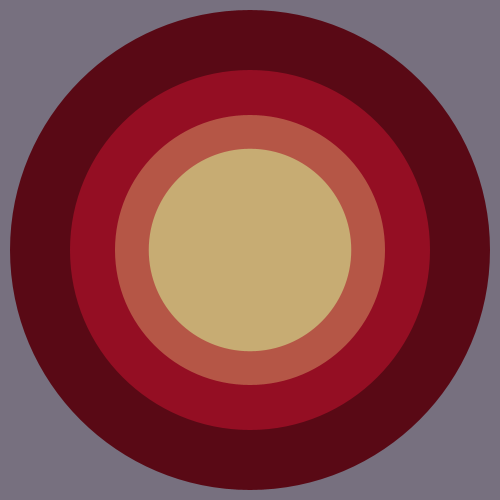
Frame 1 (no input)
Frame 60 (the mouse pressed at the canvas centre just before this capture): identical to frame 1, image omitted
Frame 120 (the mouse held since frame 60 and released just before this capture): identical to frame 1, image omitted

The Processing sketch that drew this single still picture (run headless with seeded random() and noise(); from frame 60 on, the mouse is pressed at the canvas centre):

// Processing sketch: spinners4
// ── spinners4.pde
int MaxDepth = 4;

void setup() {
   size(500, 500);
   noStroke();
}

void draw() {
   background(119, 112, 127);
   translate(250, 250);
   scale(240.0);
   drawCircles(1);
}

void drawCircles(int depth) {
        if (depth == 1) fill(color(89, 9, 21));
   else if (depth == 2) fill(color(148, 14, 35));
   else if (depth == 3) fill(color(181, 86, 70));
   else if (depth == 4) fill(color(199, 172, 115));
   else return;   

   ellipse(0, 0, 2, 2);
   scale(0.75);
   drawCircles(depth+1);
}
